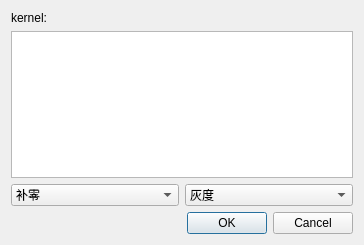
<?xml version="1.0" encoding="UTF-8"?>
<ui version="4.0">
 <class>DlgLinearfilter</class>
 <widget class="QDialog" name="DlgLinearfilter">
  <property name="geometry">
   <rect>
    <x>0</x>
    <y>0</y>
    <width>364</width>
    <height>245</height>
   </rect>
  </property>
  <property name="windowTitle">
   <string>Dialog</string>
  </property>
  <layout class="QVBoxLayout" name="verticalLayout">
   <item>
    <widget class="QLabel" name="label">
     <property name="text">
      <string>kernel:</string>
     </property>
    </widget>
   </item>
   <item>
    <widget class="QTextEdit" name="textEdit"/>
   </item>
   <item>
    <layout class="QHBoxLayout" name="horizontalLayout">
     <item>
      <widget class="QComboBox" name="comboBox">
       <item>
        <property name="text">
         <string>补零</string>
        </property>
       </item>
       <item>
        <property name="text">
         <string>重复</string>
        </property>
       </item>
       <item>
        <property name="text">
         <string>镜像</string>
        </property>
       </item>
      </widget>
     </item>
     <item>
      <widget class="QComboBox" name="comboBox_2">
       <item>
        <property name="text">
         <string>灰度</string>
        </property>
       </item>
       <item>
        <property name="text">
         <string>RGB</string>
        </property>
       </item>
      </widget>
     </item>
    </layout>
   </item>
   <item>
    <widget class="QDialogButtonBox" name="buttonBox">
     <property name="orientation">
      <enum>Qt::Horizontal</enum>
     </property>
     <property name="standardButtons">
      <set>QDialogButtonBox::Cancel|QDialogButtonBox::Ok</set>
     </property>
    </widget>
   </item>
  </layout>
 </widget>
 <resources/>
 <connections>
  <connection>
   <sender>buttonBox</sender>
   <signal>accepted()</signal>
   <receiver>DlgLinearfilter</receiver>
   <slot>accept()</slot>
   <hints>
    <hint type="sourcelabel">
     <x>248</x>
     <y>254</y>
    </hint>
    <hint type="destinationlabel">
     <x>157</x>
     <y>274</y>
    </hint>
   </hints>
  </connection>
  <connection>
   <sender>buttonBox</sender>
   <signal>rejected()</signal>
   <receiver>DlgLinearfilter</receiver>
   <slot>reject()</slot>
   <hints>
    <hint type="sourcelabel">
     <x>316</x>
     <y>260</y>
    </hint>
    <hint type="destinationlabel">
     <x>286</x>
     <y>274</y>
    </hint>
   </hints>
  </connection>
 </connections>
</ui>
